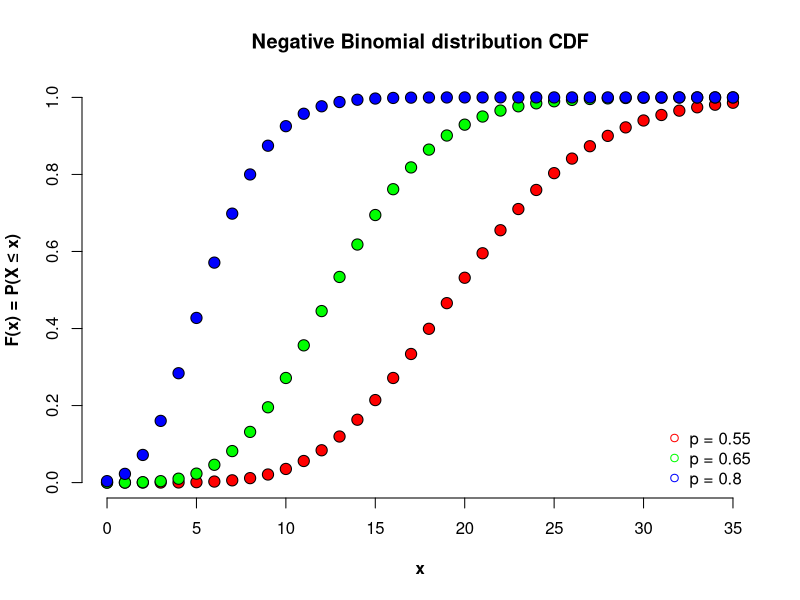

Recreate this plot in R.
svg("NegBinom_CDF.svg")

plot(xlim = c(0, 35), ylim = c(0, 1), x = "",
     main = "Negative Binomial distribution CDF", xlab = "x",
     ylab = "F(x) = P(X ≤ x)", bty = 'n', font.lab = 2)

points(0:35, pnbinom(0:35, size = 25, prob = 0.55), type = 'p', 
       pch = 21, cex = 1.5, bg = "red", col = "black")
points(0:35, pnbinom(0:35, size = 25, prob = 0.65), type = 'p', 
       pch = 21, cex = 1.5, bg = "green", col = "black")
points(0:35, pnbinom(0:35, size = 25, prob = 0.8), type = 'p', 
       pch = 21, cex = 1.5, bg = "blue", col = "black")

legend('bottomright', legend = c('p = 0.55', 'p = 0.65', 'p = 0.8'),
       col = c('red', 'green', 'blue'), pch = 21, bty = 'n')

dev.off()
